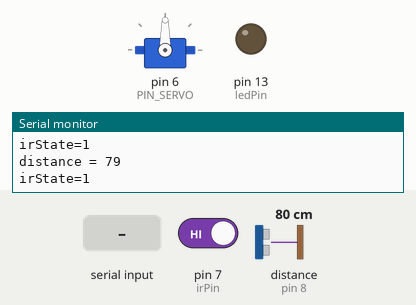
This sketch was run on a simulated Arduino Uno, built with avr-gcc and run on an emulated ATmega328P. On the bench: servo, output pins drawn as LEDs (lit = HIGH), the last lines printed to the serial monitor. Wiring (inferred from the names in the program): ultrasonic range finder: trigger pin 9; echo pin 8. Inputs (shaded band) come from the test bench; at power-on: distance to the obstacle (sensor on pin 8) 80 cm, pin 7 (irPin) HIGH. The echo pulse lasts 58.3 µs per cm; pins used as bus, display or sensor lines are not drawn.

Above: at 1.2 s.
1.3 s: distance to the obstacle (sensor on pin 8) set to 54 cm
2.8 s: distance to the obstacle (sensor on pin 8) set to 46 cm
At 3.95 s:
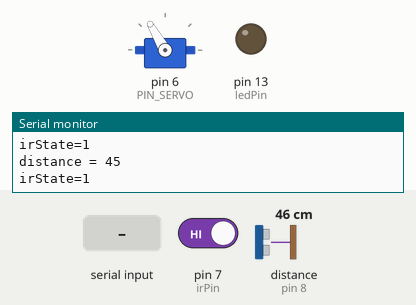
5.8 s: "on\n" received over Serial
At 6.01 s:
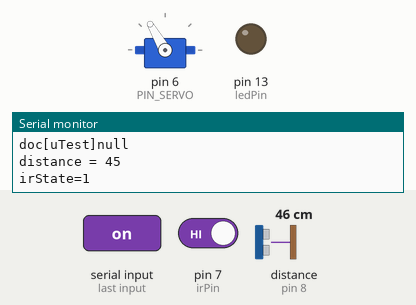
11.8 s: "90,45,200\n" received over Serial
Timing chart, 0 to 18.8 s (numbered marks = the images above; inputs shaded):
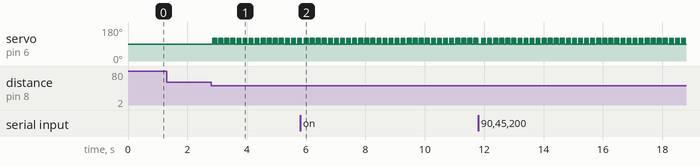

The sketch:

Alcohol_uno.ino
```cpp
#include <Servo.h>
#include "SoftwareSerial.h"
#include <ArduinoJson.h>//step 1
#include <DHT.h>
#define PIN_TX 10
#define PIN_RX 11
#define PIN_SERVO 6
#define LOCAL_TEST

StaticJsonDocument<200> doc;//step 2

Servo svo;
SoftwareSerial swSerial(PIN_RX , PIN_TX);//12 11
int irPin = 7;
int trigPin = 9;
int echoPin = 8;
int ledPin = 13;
#define DHTPIN 2          // 定義DHT11數據輸出引腳為2
#define DHTTYPE DHT11     // 定義使用DHT11型號
DHT dht(DHTPIN, DHTTYPE); // 初始化DHT11


long duration, cm, inches;
bool bAuto = true;

void setup() {

  pinMode(ledPin, OUTPUT);
  svo.attach(PIN_SERVO);
  Serial.begin(9600);
  swSerial.begin(9600);
  pinMode(irPin,INPUT);
  pinMode(trigPin, OUTPUT);
  pinMode(echoPin, INPUT);

  //testServo(svo);
  dht.begin();            // 初始化DHT11

}


void loop() {

  #ifdef LOCAL_TEST
   //{"uTest":123}
     hwSerialRead();
  #endif
  swSerialRead();

  if(bAuto)
  {

    cm = ultrasonicSensor();

    int bState = irSensor();
    //int bROSinput = digitalRead(inPin11);

    if(bState==LOW || cm <50)
    {
      for(int i  =0 ; i < 3 ; i++){
        svo.write(120);
        delay(25);
        svo.write(90);
        delay(25);
      }

    }

  }
  /*
  float humidity = dht.readHumidity();   // 讀取濕度值
  float temperature = dht.readTemperature(); // 讀取溫度值

  Serial.print("Humidity: ");   // 顯示濕度值
  Serial.print(humidity);
  Serial.print("%\t");
  Serial.print("Temperature: "); // 顯示溫度值
  Serial.print(temperature);
  Serial.println("°C");
*/

  delay(50);


}
```

alcoholAction.ino
```cpp
void testServo(Servo svo)
{

  alcholAction(svo,-1,-1,-1,-1);

}

void checkParams(int &nowTheta,int &newTheta,int &delayTime,int &repeat )
{
  if( nowTheta  < 90)
    nowTheta = 90;
  if( newTheta >120 || newTheta <0)
    newTheta = 120;
  if( delayTime < 0 )
    delayTime = 250;
  if( repeat < 0)
    repeat = 3;


}

long ultrasonicSensor()
{
    long duration,distance;
    digitalWrite(trigPin, LOW);
    delayMicroseconds(5);
    digitalWrite(trigPin, HIGH);
    delayMicroseconds(10);
    digitalWrite(trigPin, LOW);
    duration = pulseIn(echoPin, HIGH);
    distance = (duration/2) / 29.1;
    Serial.print("distance = ");
    Serial.println(distance);
    return distance;


}

int irSensor()
{
  int irState = digitalRead(irPin);
  Serial.print("irState=");
  Serial.println(irState);


  return irState;
}

void alcholAction(Servo svo , int nowTheta,int newTheta,int delayTime,int repeat)
{

  checkParams(nowTheta, newTheta, delayTime, repeat);
  Serial.print("nowTheta, newTheta, delayTime, repeat:");
  Serial.print(nowTheta);
  Serial.print(",");
  Serial.print(newTheta);
  Serial.print(",");
  Serial.print(delayTime);
  Serial.print(",");
  Serial.println(repeat);
  for(int i  =0 ; i < repeat ; i++){
    svo.write(120);
    delay(delayTime);
    svo.write(90);
    delay(delayTime);
  }

}
```

hwSerialRead.ino
```cpp
void hwSerialRead()
{

  String s;
  while(Serial.available())
  {
    char c = Serial.read();
    if(c!='\n')
    {
      s=s+c;
    }
    delay(5);


  }
  //{"uTest":123}
  if(s != "")
  {
    Serial.println(s);

    handleNodeRed(s);
  }

}
```

nodeRedJson.ino
```cpp
void handleNodeRed(String payload){
  deserializeJson( doc, payload);//step 3


  Serial.print("doc[uTest]");
  String uTest = doc["uTest"];
  Serial.println(uTest);
  if(uTest != "null")
  {
    /*
    //nowTheta,int newTheta,int delayTime,int repeat
    String nowTheta = doc["uTest"]["nowTheta"];
    String newTheta = doc["uTest"]["newTheta"];
    String delayTime = doc["uTest"]["delayTime"];
    String repeat = doc["uTest"]["repeat"];
    testServo(svo ,nowTheta.toInt(),newTheta.toInt(),delayTime.toInt(),repeat.toInt());
    */
    testServo(svo);
  }
  else
  {

    /*
    {
      "servo1":90
      "led":"on",
      '"motor":30,
      "ledRepeat":
        {
          "delay":500,
          "count":3
        }
        "servoSmooth":
        {
          "theta":90,
          "delay":25,
          "count":5
        }
        "auto":"on"

    }

    */
    String servo1 = doc["servo1"];
    String led = doc["led"];//step 4
    String sDelay = doc["ledRepeat"]["delay"];
    String count = doc["ledRepeat"]["count"];


    String svoTheta = doc["servoSmooth"]["theta"];
    String svoDelay = doc["servoSmooth"]["delay"];
    String svoCount = doc["servoSmooth"]["count"];
    String uTest = doc["uTest"];
    String strAuto = doc["auto"];


    int iDelay = sDelay.toInt ();
    int iCount = count.toInt ();
    int iTheta = servo1.toInt();
    int iSvoTheta = svoTheta.toInt();
    int iSvoDelay = svoDelay.toInt();

    String getTempValue = doc["getTempValue"];
    if(strAuto != "null")//{"auto":"false"}
    {
      if(strAuto == "on")
        bAuto = true;
      else if(strAuto == "off")
        bAuto = false;
    }
    //get temperature
    if(getTempValue == "on")
    {
      float humidity = dht.readHumidity();   // 讀取濕度值
      float temperature = dht.readTemperature(); // 讀取溫度值
      char buffer1[10], buffer2[10];
      dtostrf(humidity, 5, 2, buffer1);
      dtostrf(temperature, 5, 2, buffer2);
      String strHumidity = buffer1;
      String strTemperature= buffer1;
      String data = strHumidity+","+strTemperature;
      swSerial.println(data);


    }

    if(servo1 != "null"){
      svo.write(iTheta);
    }

    if(led=="on"){
    digitalWrite(ledPin, HIGH);
    }
    else if (led=="off"){
      digitalWrite(ledPin, LOW);
    }

    String sLedRepeat = doc["ledRepeat"];
    if(sLedRepeat != "null"){

      for(int i =0 ; i<iCount ; i++){


        digitalWrite(ledPin, LOW);
        delay(iDelay);
        digitalWrite(ledPin, HIGH);
        delay(iDelay);

        }
    }

  //servo control
    String seoAction = doc["servoSmooth"] ;
    if(seoAction!= "null")
    {
      //alcholAction(Servo svo , int nowTheta,int newTheta,int delayTime,int repeat)


        Serial.print("delayTime,repeat:");
        Serial.print(svoDelay.toInt());
        Serial.print(",");
        Serial.println(svoCount.toInt());

        alcholAction(svo,-1,-1,svoDelay.toInt(),svoCount.toInt());

    }
  }
}
```

swSerial.ino
```cpp
void swSerialRead()
{

  String s;
  while(swSerial.available())
  {
    char c = swSerial.read();
    if(c!='\n')
    {
      s=s+c;
    }
    delay(5);


  }
  if(s!="")
  {
    Serial.println(s);

    handleNodeRed(s);
  }

}
```

Measured:
- the behaviour switches between 51 and 50 cm on distance to the obstacle (sensor on pin 8) (found by bisection; images 0 and 1)
- after the input at 2.8 s, servo on pin 6 (PIN_SERVO): alternates 120° for 0.03 s and 90° for 0.03 s, starting after 0.06 s
